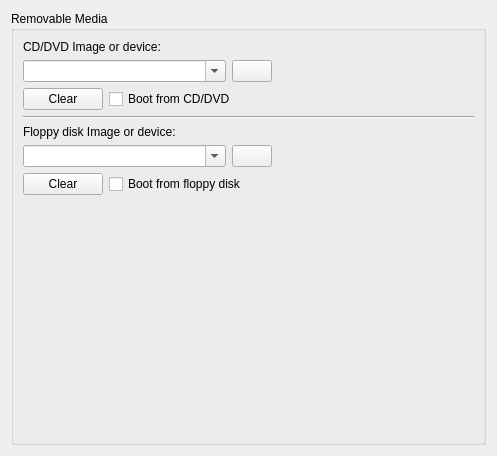
           <widget class="QWidget" name="mediaPage" >
            <property name="geometry" >
             <rect>
              <x>0</x>
              <y>0</y>
              <width>497</width>
              <height>456</height>
             </rect>
            </property>
            <property name="helpFile" stdset="0" >
             <string>removablemedia.html</string>
            </property>
            <layout class="QVBoxLayout" name="verticalLayout_12" >
             <item>
              <widget class="QGroupBox" name="mediaBox" >
               <property name="title" >
                <string>Removable Media</string>
               </property>
               <layout class="QVBoxLayout" name="verticalLayout_5" >
                <item>
                 <widget class="QLabel" name="label_5" >
                  <property name="text" >
                   <string>CD/DVD Image or device:</string>
                  </property>
                 </widget>
                </item>
                <item>
                 <layout class="QHBoxLayout" name="horizontalLayout_7" >
                  <item>
                   <widget class="QComboBox" name="cdImage" >
                    <property name="sizePolicy" >
                     <sizepolicy vsizetype="Fixed" hsizetype="Expanding" >
                      <horstretch>0</horstretch>
                      <verstretch>0</verstretch>
                     </sizepolicy>
                    </property>
                    <property name="editable" >
                     <bool>true</bool>
                    </property>
                   </widget>
                  </item>
                  <item>
                   <widget class="QPushButton" name="cdSelectButton" >
                    <property name="text" >
                     <string/>
                    </property>
                    <property name="icon" >
                     <iconset>
                      <normalon>:/images/oxygen/cdrom.png</normalon>
                     </iconset>
                    </property>
                   </widget>
                  </item>
                  <item>
                   <spacer name="horizontalSpacer_5" >
                    <property name="orientation" >
                     <enum>Qt::Horizontal</enum>
                    </property>
                    <property name="sizeHint" stdset="0" >
                     <size>
                      <width>40</width>
                      <height>20</height>
                     </size>
                    </property>
                   </spacer>
                  </item>
                 </layout>
                </item>
                <item>
                 <layout class="QHBoxLayout" name="horizontalLayout_15" >
                  <item>
                   <widget class="QPushButton" name="pushButton" >
                    <property name="text" >
                     <string>Clear</string>
                    </property>
                    <property name="icon" >
                     <iconset resource="../qtemu.qrc" >
                      <normaloff>:/images/oxygen/close.png</normaloff>:/images/oxygen/close.png</iconset>
                    </property>
                   </widget>
                  </item>
                  <item>
                   <widget class="QCheckBox" name="cdBootCheck" >
                    <property name="text" >
                     <string>Boot from CD/DVD</string>
                    </property>
                   </widget>
                  </item>
                  <item>
                   <spacer name="horizontalSpacer_4" >
                    <property name="orientation" >
                     <enum>Qt::Horizontal</enum>
                    </property>
                    <property name="sizeHint" stdset="0" >
                     <size>
                      <width>40</width>
                      <height>20</height>
                     </size>
                    </property>
                   </spacer>
                  </item>
                 </layout>
                </item>
                <item>
                 <widget class="Line" name="line_4" >
                  <property name="orientation" >
                   <enum>Qt::Horizontal</enum>
                  </property>
                 </widget>
                </item>
                <item>
                 <widget class="QLabel" name="label_6" >
                  <property name="text" >
                   <string>Floppy disk Image or device:</string>
                  </property>
                 </widget>
                </item>
                <item>
                 <layout class="QHBoxLayout" name="horizontalLayout_6" >
                  <item>
                   <widget class="QComboBox" name="floppyImage" >
                    <property name="sizePolicy" >
                     <sizepolicy vsizetype="Fixed" hsizetype="Expanding" >
                      <horstretch>0</horstretch>
                      <verstretch>0</verstretch>
                     </sizepolicy>
                    </property>
                    <property name="editable" >
                     <bool>true</bool>
                    </property>
                   </widget>
                  </item>
                  <item>
                   <widget class="QPushButton" name="floppySelectButton" >
                    <property name="text" >
                     <string/>
                    </property>
                    <property name="icon" >
                     <iconset>
                      <normalon>:/images/oxygen/floppy.png</normalon>
                     </iconset>
                    </property>
                   </widget>
                  </item>
                  <item>
                   <spacer name="horizontalSpacer_6" >
                    <property name="orientation" >
                     <enum>Qt::Horizontal</enum>
                    </property>
                    <property name="sizeHint" stdset="0" >
                     <size>
                      <width>40</width>
                      <height>20</height>
                     </size>
                    </property>
                   </spacer>
                  </item>
                 </layout>
                </item>
                <item>
                 <layout class="QHBoxLayout" name="horizontalLayout_16" >
                  <item>
                   <widget class="QPushButton" name="pushButton_2" >
                    <property name="text" >
                     <string>Clear</string>
                    </property>
                    <property name="icon" >
                     <iconset resource="../qtemu.qrc" >
                      <normaloff>:/images/oxygen/close.png</normaloff>:/images/oxygen/close.png</iconset>
                    </property>
                   </widget>
                  </item>
                  <item>
                   <widget class="QCheckBox" name="floppyBootCheck" >
                    <property name="text" >
                     <string>Boot from floppy disk</string>
                    </property>
                   </widget>
                  </item>
                  <item>
                   <spacer name="horizontalSpacer_7" >
                    <property name="orientation" >
                     <enum>Qt::Horizontal</enum>
                    </property>
                    <property name="sizeHint" stdset="0" >
                     <size>
                      <width>40</width>
                      <height>20</height>
                     </size>
                    </property>
                   </spacer>
                  </item>
                 </layout>
                </item>
                <item>
                 <spacer name="verticalSpacer" >
                  <property name="orientation" >
                   <enum>Qt::Vertical</enum>
                  </property>
                  <property name="sizeHint" stdset="0" >
                   <size>
                    <width>20</width>
                    <height>40</height>
                   </size>
                  </property>
                 </spacer>
                </item>
               </layout>
              </widget>
             </item>
            </layout>
           </widget>
